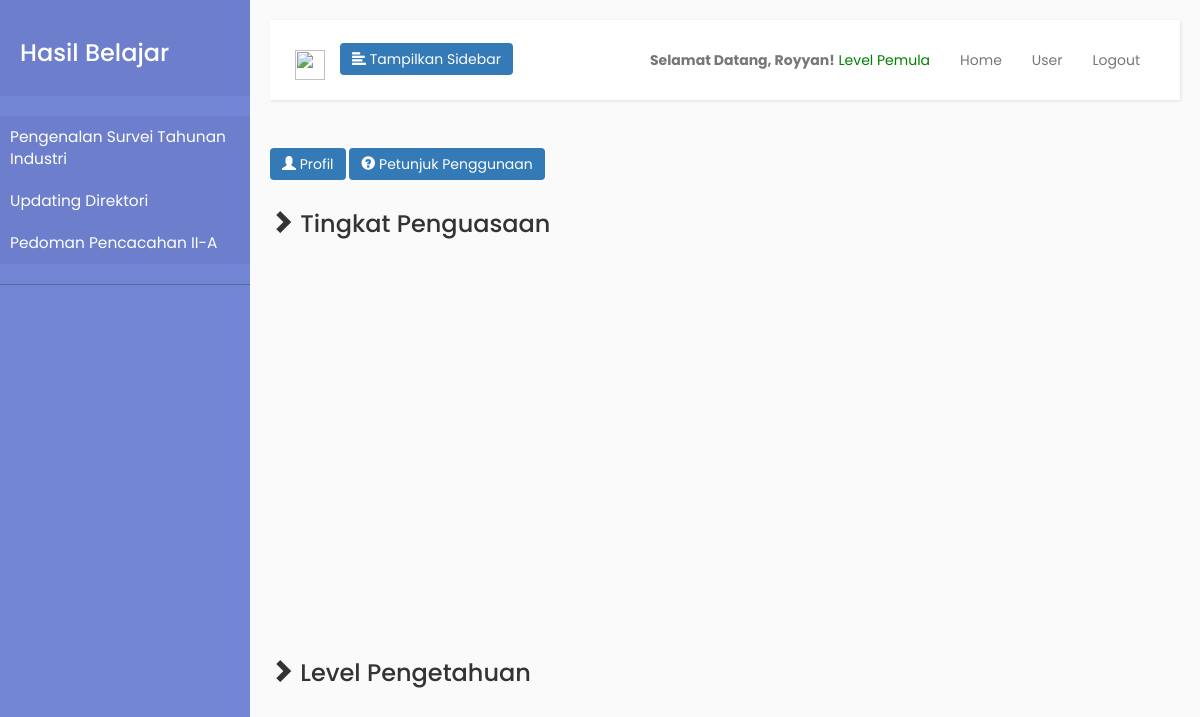
The page /progress.php (signed in) on the database its author committed.
### tables this page shows
CREATE TABLE `materi` (
  `id_konsep` varchar(2) NOT NULL,
  `judul_konsep` varchar(256) NOT NULL,
  `id_topik` varchar(4) NOT NULL,
  `judul_topik` varchar(256) NOT NULL,
  `id` int(11) NOT NULL,
  `video_url` varchar(256) NOT NULL
);

### sidebar_singkat.php (the view, shortened to what this page needs)
<nav id="sidebar">
    <div class="sidebar-header">
        <h3>Hasil Belajar</h3>
    </div>
    <ul class="list-unstyled components">
        <?php
            $query = "SELECT id_konsep, judul_konsep, id_topik, judul_topik FROM materi";
            $result = $con->query($query);
            $row = $result->fetch(PDO::FETCH_NUM);
            $crnt_judul = $row[1];
            $konsep_pilih = 1;
            echo('
                <li class="active">
                            <a href="hasil_belajar.php?konsep_aktif=0'.$konsep_pilih.'&topik_aktif=0'.$konsep_pilih.'">'.$crnt_judul.'</a>
            ');
            while($row = $result->fetch(PDO::FETCH_NUM)) {
                if ($row[1] != $crnt_judul)
                {
                    $crnt_judul = $row[1];
                    $konsep_pilih++;
                    echo (
                            '</li>
                        <li class="active">
                            <a href="hasil_belajar.php?konsep_aktif=0'.$konsep_pilih.'&topik_aktif=0'.$konsep_pilih.'">'.$crnt_judul.'</a>
                    ');
                }
            }
            echo('</li></ul>');
        ?>
</nav>

### css/sidebar.css (style rules this page uses)
body { font-family: 'Poppins', sans-serif; background: #fafafa; }
a, a:hover, a:focus { color: inherit; text-decoration: none; transition: all 0.3s; }
#sidebar { min-width: 250px; max-width: 250px; background: #7386D5; color: #fff; transition: all 0.3s; }
#sidebar .sidebar-header { padding: 20px; background: #6d7fcc; }
#sidebar ul.components { padding: 20px 0; border-bottom: 1px solid #47748b; }
#sidebar ul li a { padding: 10px; font-size: 1.1em; display: block; }
#sidebar ul li.active>a, a[aria-expanded="true"] { color: #fff; background: #6d7fcc; }

### rows shown on the page
materi: judul_konsep "Pengenalan Survei Tahunan Industri"
materi: judul_konsep "Updating Direktori"
materi: judul_konsep "Pedoman Pencacahan II-A"

### other values the page prints
$_SESSION['nama'] "Royyan"
